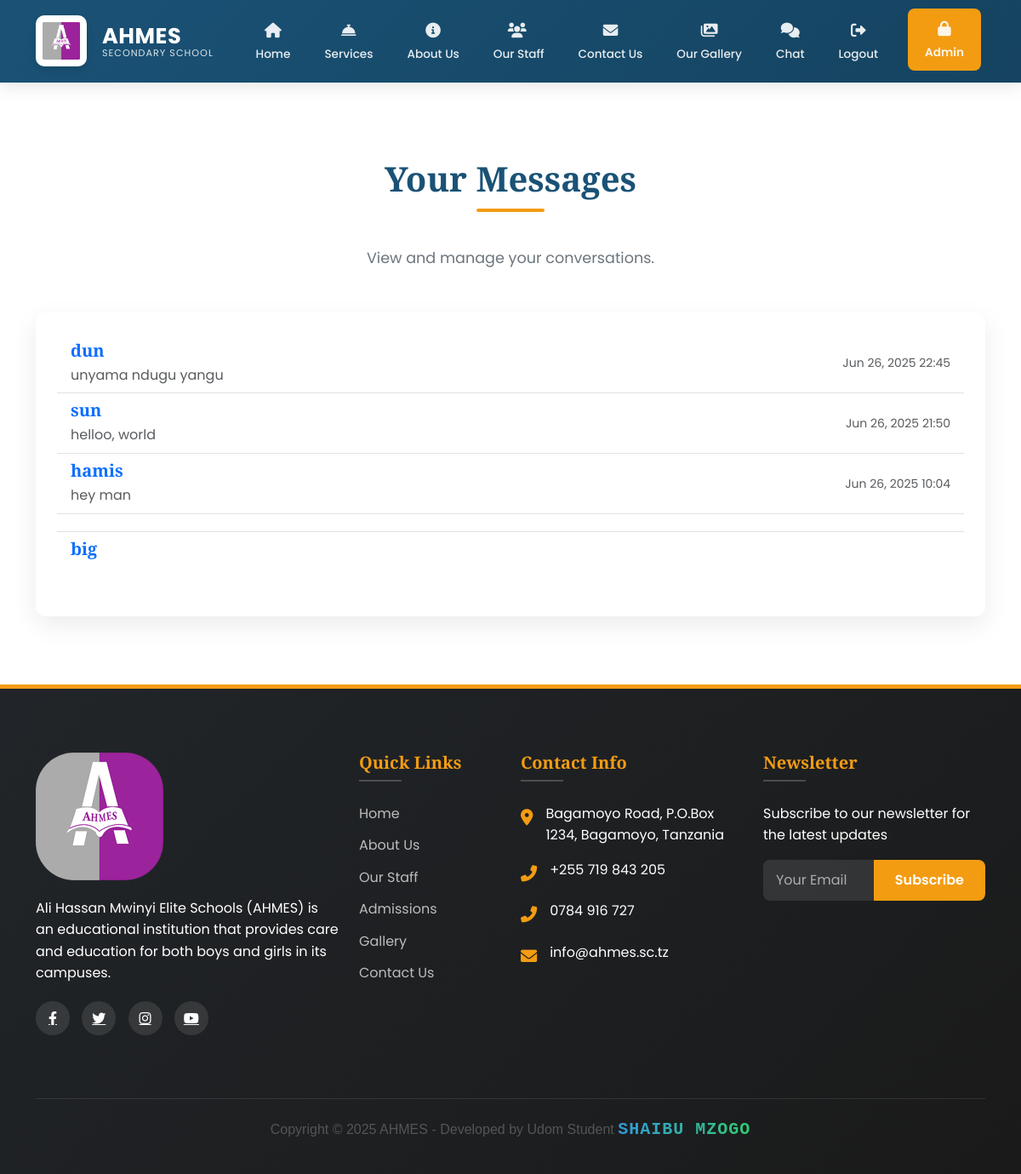
Screenshot of /inbox/ (signed in) with the database file from the repository.
### main/models.py (models this page shows, shortened)
class Conversation(models.Model):
    participants = models.ManyToManyField(User, related_name='conversations')
    created_at = models.DateTimeField(auto_now_add=True)
    updated_at = models.DateTimeField(auto_now=True)
    class Meta:
        ordering = ['-updated_at']

class User(AbstractUser):
    is_admin = models.BooleanField(default=False)
    is_staff_member = models.BooleanField(default=False)
    groups = models.ManyToManyField(
        Group,
        verbose_name=_('groups'),
        blank=True,
        help_text=_(
            'The groups this user belongs to. A user will get all permissions '
            'granted to each of their groups.'
        ),
        related_name="custom_user_set",
        related_query_name="user",
    )
    user_permissions = models.ManyToManyField(
        Permission,
        verbose_name=_('user permissions'),
        blank=True,
        help_text=_('Specific permissions for this user.'),
        related_name="custom_user_set",
        related_query_name="user",
    )
    class Meta:
        swappable = 'AUTH_USER_MODEL'
        db_table = 'auth_user'

class Message(models.Model):
    conversation = models.ForeignKey(Conversation, on_delete=models.CASCADE, related_name='messages')
    sender = models.ForeignKey(User, on_delete=models.CASCADE)
    content = models.TextField()
    timestamp = models.DateTimeField(auto_now_add=True)
    is_read = models.BooleanField(default=False)
    read_at = models.DateTimeField(null=True, blank=True)
    class Meta:
        ordering = ['timestamp']

### main/views.py (the view)
# urls.py: path('inbox/', inbox, name='inbox'),
@login_required
def inbox(request):
    conversations = Conversation.objects.filter(
        participants=request.user
    ).prefetch_related(
        'participants',
        'messages',
        'messages__sender'
    ).annotate(
        last_message_time=Max('messages__timestamp')
    ).order_by('-last_message_time')
    conversations_with_other = []
    for conversation in conversations:
        other_user = conversation.participants.exclude(id=request.user.id).first()
        last_message = conversation.messages.order_by('-timestamp').first()
        unread_count = conversation.messages.filter(
            is_read=False
        ).exclude(
            sender=request.user
        ).count()
        conversations_with_other.append({
            'conversation': conversation,
            'other_user': other_user,
            'last_message': last_message,
            'unread_count': unread_count
        })
    return render(request, 'chat/inbox.html', {
        'conversations_with_other': conversations_with_other
    })

### main/context_processors.py (called while the page is built)
def admin_counts(request):
    if request.user.is_authenticated and request.user.is_admin:
        return {
            'pending_comments': Comment.objects.filter(is_approved=False).count(),
            'gallery_count': Gallery.objects.count(),
        }
    return {}

### main/templates/chat/inbox.html (shortened to what this page needs)
{% extends 'main/base.html' %}
{% block content %}
<section class="section">
  <div class="container">
    <h2 class="section-title">Your Messages</h2>
    <p class="section-subtitle">View and manage your conversations.</p>
    <div class="row">
      <div class="col-12">
        <div class="card" data-aos="fade-up">
          <div class="card-body">
            <div id="conversationsList">
              {% if conversations_with_other %}
                <ul class="list-group list-group-flush" id="conversationsContainer">
                  {% for item in conversations_with_other %}
                    <li class="list-group-item conversation-item" data-conversation-id="{{ item.conversation.id }}">
                      <a href="{% url 'chat' item.conversation.id %}" class="text-decoration-none">
                        <div class="d-flex justify-content-between align-items-center">
                          <div>
                            <h5 class="mb-1">
                              {{ item.other_user.username }}
                            </h5>
                            {% if item.last_message %}
                              <p class="mb-0 text-muted last-message">
                                {{ item.last_message.content|truncatechars:50 }}
                              </p>
                            {% endif %}
                          </div>
                          <div class="text-end">
                            {% if item.last_message %}
                              <small class="text-muted d-block message-time">
                                {{ item.last_message.timestamp|date:"M d, Y H:i" }}
                              </small>
                            {% endif %}
                          </div>
                        </div>
                      </a>
                    </li>
                  {% endfor %}
                </ul>
              {% else %}
                <p class="text-center text-muted">No conversations yet. Start a new conversation!</p>
              {% endif %}
            </div>
          </div>
        </div>
      </div>
    </div>
  </div>
</section>
{% endblock %}
{% block extra_js %}
<link rel="stylesheet" href="https://cdnjs.cloudflare.com/ajax/libs/font-awesome/6.0.0/css/all.min.css">
{% endblock %}

### main/templates/main/base.html (style rules this page uses)
:root { --primary-color: #1a5276; --primary-dark: #154360; --secondary-color: #f39c12; --secondary-dark: #e67e22; --light-color: #f8f9fa; --dark-color: #212529; --text-color: #333; --text-light: #6c757d; --white: #ffffff; --transition: all 0.3s ease; }
body { font-family: "Poppins", sans-serif; color: var(--text-color); position: relative; padding-top: 80px; line-height: 1.6; }
h1, h2, h3, h4, h5, h6 { font-family: "Playfair Display", serif; font-weight: 600; }
.section { padding: 80px 0; position: relative; }
.section-title { color: var(--primary-color); position: relative; padding-bottom: 15px; margin-bottom: 40px; text-align: center; font-size: 2.5rem; }
.section-title::after { content: ""; position: absolute; bottom: 0; left: 50%; transform: translateX(-50%); width: 80px; height: 4px; background-color: var(--secondary-color); border-radius: 2px; }
.section-subtitle { color: var(--text-light); text-align: center; max-width: 700px; margin: 0 auto 50px; font-size: 1.1rem; }
.card { border: none; border-radius: 12px; box-shadow: 0 10px 30px rgba(0, 0, 0, 0.08); transition: var(--transition); margin-bottom: 30px; height: 100%; overflow: hidden; }
.card-body { padding: 25px; }

### main/templates/chat/inbox.html (style rules this page uses)
.message-time { white-space: nowrap; }
.last-message { white-space: nowrap; overflow: hidden; text-overflow: ellipsis; max-width: 300px; }

### rows the page displays
Conversation: other_user.username "dun", last_message.content "unyama ndugu yangu", last_message.timestamp "Jun 26, 2025 22:45"
Conversation: other_user.username "sun", last_message.content "helloo, world", last_message.timestamp "Jun 26, 2025 21:50"
Conversation: other_user.username "hamis", last_message.content "hey man", last_message.timestamp "Jun 26, 2025 10:04"
Conversation: other_user.username "big"
